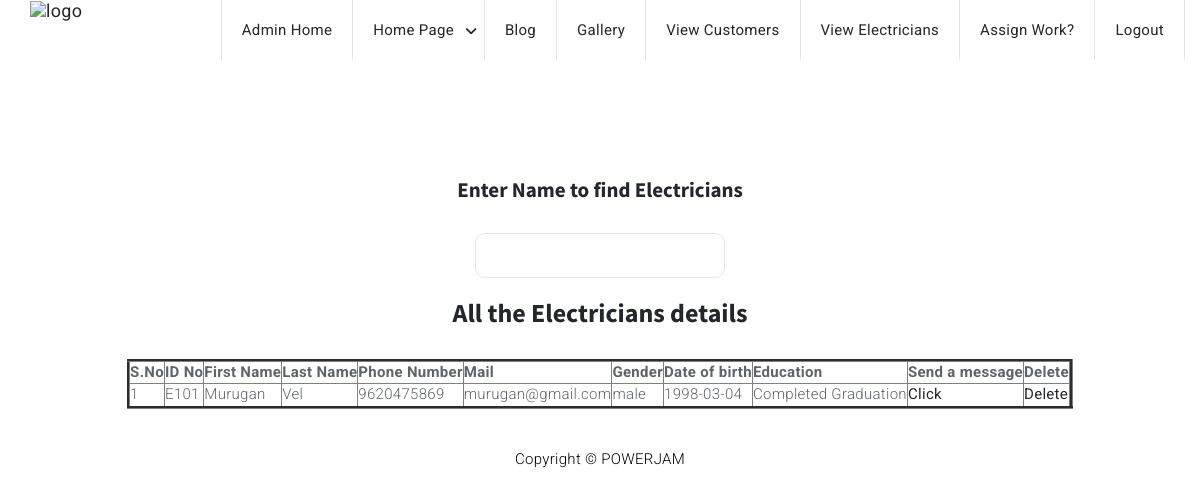
The page /view_electricians.php (signed in) on the database its author committed.
### tables this page shows
CREATE TABLE `electrician` (
  `ID` int(5) NOT NULL,
  `RNO` varchar(30) NOT NULL,
  `FNAME` varchar(20) NOT NULL,
  `LNAME` varchar(20) NOT NULL,
  `PASSWORD` varchar(20) NOT NULL,
  `PHONE` varchar(30) NOT NULL,
  `MAIL` varchar(20) NOT NULL,
  `GENDER` varchar(10) NOT NULL,
  `DOB` date NOT NULL,
  `EDUCATION` varchar(30) NOT NULL,
  `ASSIGNEDWORK` varchar(20) NOT NULL
);

### view_electricians.php (the view, shortened to what this page needs)
<?php
	include"database.php";
?>
<!DOCTYPE html>
<html lang="en">
<head>
	<link type="text/css" rel="stylesheet" href="css/bootstrap.min.css" />
	<link type="text/css" rel="stylesheet" href="css/owl.carousel.css" />
	<link type="text/css" rel="stylesheet" href="css/owl.theme.default.css" />
	<link rel="stylesheet" href="css/font-awesome.min.css">
	<link type="text/css" rel="stylesheet" href="css/style.css" />
</head>
<body style="text-align: center;" background="./img/bk.jpg">
	<?php include"admin_menubar.php";?>
		<br><br><br><br>
						<h4> <br><br><br><br>Enter Name to find Electricians</h4><br>
						<form id="frm" autocomplete="off">
							<input type="text" id="txt" class="input" pattern="[a-zA-Z]{3,}" title="Enter only Alphabets">
						</form>
						<br>
					<center>
						<h3 >All the Electricians details</h3><br>
					<table border="3px" >
						<tr>
							<th>S.No</th>
							<th>ID No</th>
							<th>First Name</th>
							<th>Last Name</th>
							<th>Phone Number</th>
							<th>Mail</th>
                                                        <th>Gender</th>
                                                        <th>Date of birth</th>
                                                        <th>Education</th>
							<th>Send a message</th>
							<th>Delete</th>
						</tr>
						<?php
							$s="select * from electrician";
							$res=$db->query($s);
							if($res->num_rows>0)
							{
								$i=0;
								while($r=$res->fetch_assoc())
								{
									$i++;
									echo"
										<tr>
											<td>{$i}</td>
											<td>{$r["RNO"]}</td>
											<td>{$r["FNAME"]}</td>
											<td>{$r["LNAME"]}</td>
											<td>{$r["PHONE"]}</td>
											<td>{$r["MAIL"]}</td>
											<td>{$r["GENDER"]}</td>
											<td>{$r["DOB"]}</td>
                                                                                        <td>{$r["EDUCATION"]}</td>
												<td><a href='mailto:{$r["MAIL"]}'    class='btnr'>Click</a></td>
											<td><a href='ele_delete.php?ID={$r["ID"]}' class='btnr'>Delete</a><td>
										</tr>
									";
								}
							}
							else
							{
								echo "No Record Found";
							}
						?>
					</table>
				</center>
				<?php include"footer.php";?>
	</body>
</html>

### style.css (style rules this page uses)
body { font-family: 'Roboto', sans-serif; font-size: 15px; font-weight: 300; letter-spacing: 0.3px; color: #5f646b; }
h1, h2, h3, h4, h6 { font-family: 'Source Sans Pro', sans-serif; margin-top: 0px; color: #23262a; font-weight: 700; letter-spacing: 0px; }
h3 { font-size: 26px; }
h4 { font-size: 21px; }
a { color: #23262a; font-weight: 400; -webkit-transition: 0.3s color; transition: 0.3s color; }
.input { width: 250px; background-color: #FFF; border: 1px solid #e6e6ea; height: 45px; padding: 0px 15px; border-radius: 10px; -webkit-transition: 0.3s border-color; transition: 0.3s border-color; }

### rows shown on the page
electrician: RNO "E101", FNAME "Murugan", LNAME "Vel", PHONE "9620475869", MAIL "murugan@gmail.com", GENDER "male", DOB "1998-03-04", EDUCATION "Completed Graduation"
